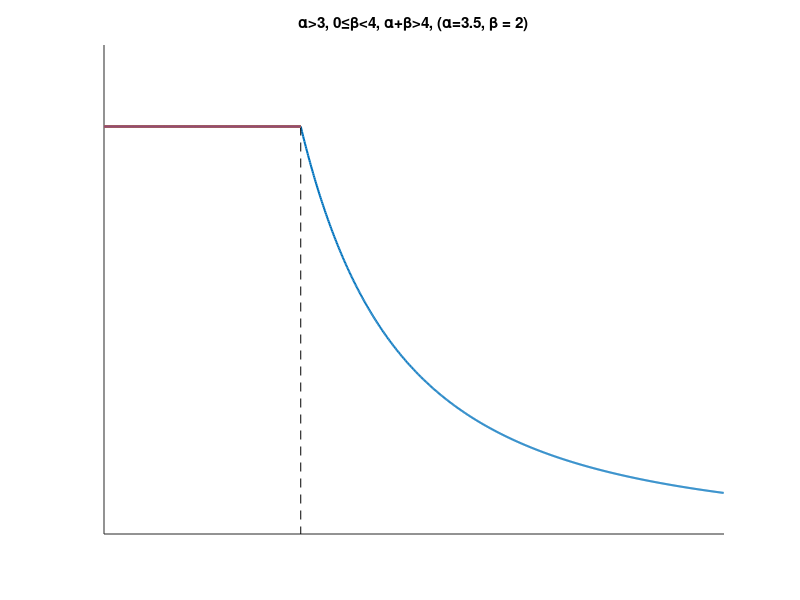

MATLAB code for this plot:
n = 1000;
r = power((log2(n)./n), 1/3);

% a = 2;
% b = 0.5;
% L3 = (1/(log2(n)*r^(3-a)))^(1/(4-a-b));
% L = L3:0.01:10;
% res3 = 1./(log2(n)*r^(3-a)*L.^(4-a-b));
% plot(L, res3, 'LineWidth',1.5);
% hold on;
% plot([L3 L3],[1./(log2(n)*r^(3-a)*L3.^(4-a-b)) 0], 'k--')
% L = 0:0.01:L3;
% plot(L,ones(length(L)), 'LineWidth',1.5);
% title('0\leq\alpha<3, 0\leq\alpha+\beta<4, (\alpha=2, \beta=0.5)')
% axis([0 10 0 1.2]);
% set(gcf, 'Color', 'w');
% set(gca,'xtick',[])
% set(gca,'ytick',[])
% box off;

% a = 2.5;
% b = 2.5;
% L4 = (1/(log2(n)*r^3))^(1/(4-b));
% L = L4:0.01:10;
% res4 = 1./(log2(n)*r^3*L.^(4-b));
% plot(L, res4, 'LineWidth',1.5);
% hold on;
% plot([L4 L4], [1./(log2(n)*r^3*L4.^(4-b)) 0], 'k--');
% hold on;
% L = 0:0.01:L4;
% plot(L,ones(length(L)), 'LineWidth',1.5);
% title('0\leq\alpha<3, 0\leq\beta<3, \alpha+\beta>4 (\alpha=2.5, \beta = 2.5)')
% axis([0 10 0 1.2]);
% set(gcf, 'Color', 'w');
% set(gca,'xtick',[])
% set(gca,'ytick',[])
% box off;
% % 
% a = 3.5;
% b = 0;
% figure(3);
% L1 = (1/(log2(n)*r^3))^(1/(4-b));
% L = L1:0.01:10;
% res1 = 1./(log2(n)*r^3*L.^(4-b));
% plot(L, res1, 'LineWidth',1.5);
% hold on;
% L2 = log2(n)^(-1/(4-a-b));
% L = L2:0.01:L1;
% res2 = 1./(log2(n)*L.^(4-a-b));
% plot(L, res2, 'LineWidth',1.5);
% hold on;
% plot([L1 L1],[1/(log2(n)*r^3*L1^(4-b)) 0], 'k--')
% L = 0:0.01:L2;
% plot(L,ones(length(L)), 'LineWidth',1.5);
% title('\alpha>3, 0\leq\beta<4, 3<\alpha+\beta<4, (\alpha=3.5, \beta = 0)')
% axis([0 10 0 1.2]);
% set(gcf, 'Color', 'w');
% set(gca,'xtick',[])
% set(gca,'ytick',[])
% box off;
% % 
a = 3.5;
b = 2;
figure(4);
L5 = (1/(log2(n)*r^3))^(1/(4-b))
L = L5:0.01:10;
res5 = 1./(log2(n)*r^3*L.^(4-b));
plot(L, res5, 'LineWidth',1.5);
hold on;
plot([L5 L5], [1./(log2(n)*r^3*L5.^(4-b)) 0], 'k--');
L = 0:0.01:L5;
plot(L,ones(length(L)), 'LineWidth',1.5);
title('\alpha>3, 0\leq\beta<4, \alpha+\beta>4, (\alpha=3.5, \beta = 2)')
axis([0 10 0 1.2]);
set(gcf, 'Color', 'w');
set(gca,'xtick',[])
set(gca,'ytick',[])
box off;

% a = 4;
% b = 5;
% figure(5);
% L = 0:0.01:10;
% plot(L,ones(length(L)), 'LineWidth',1.5);
% title('\alpha=4, \beta = 5')
% axis([0 10 0 1.2]);
% set(gcf, 'Color', 'w');
% set(gca,'xtick',[])
% set(gca,'ytick',[])
% box off;
